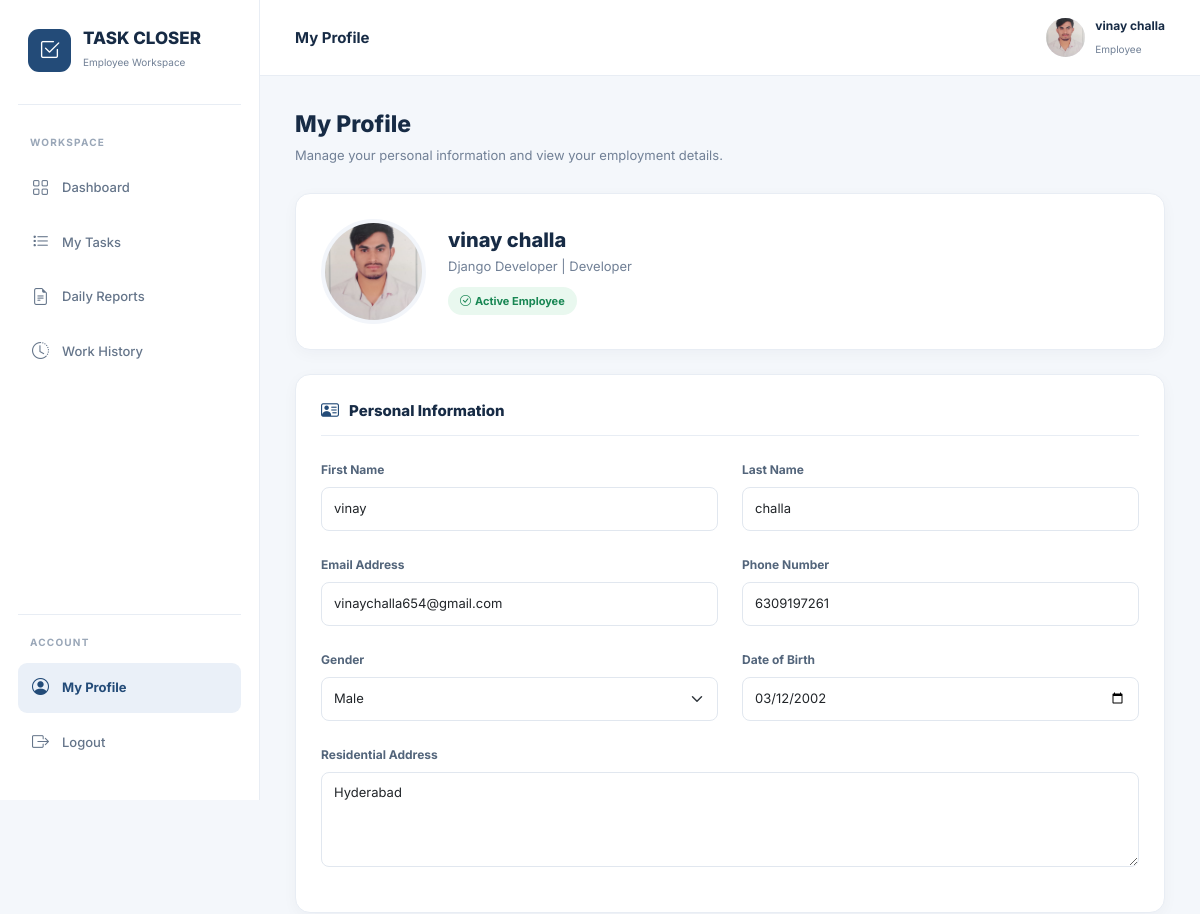
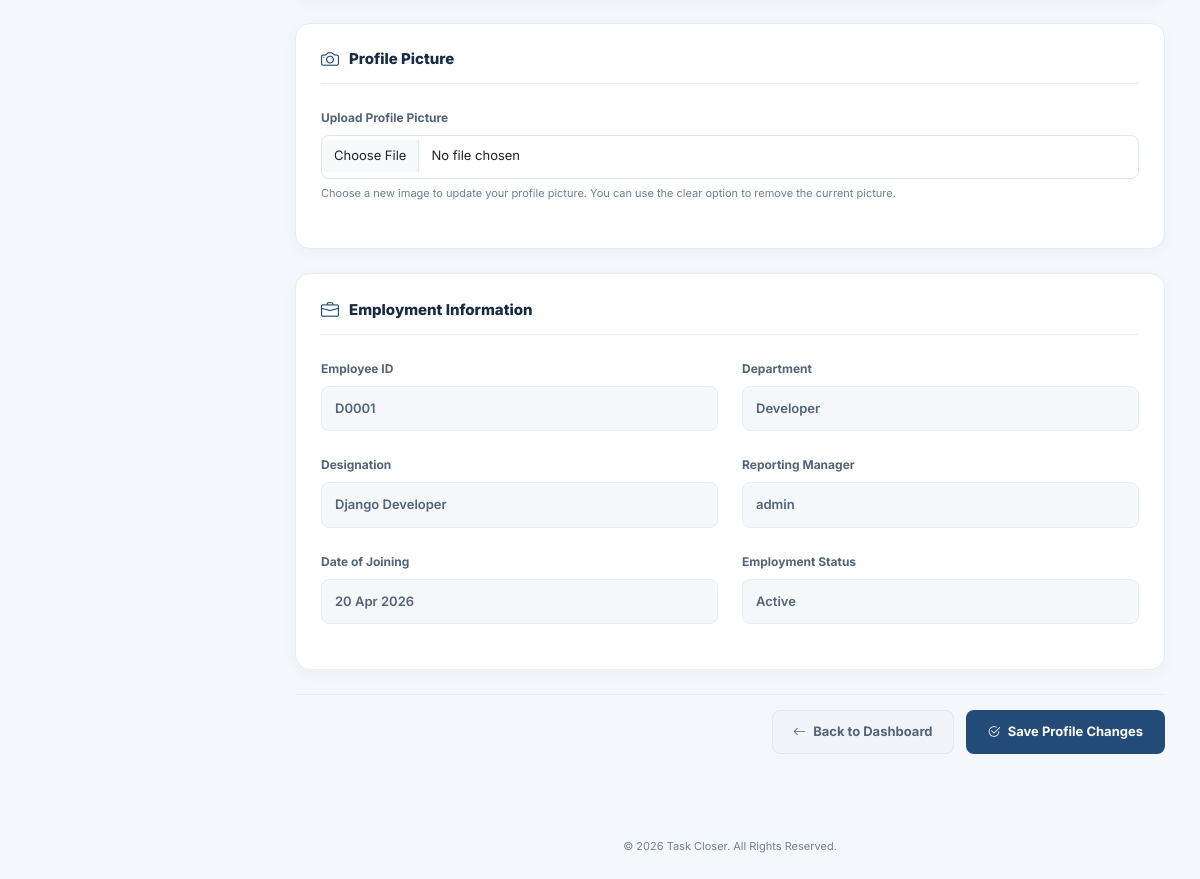
/employees/my-profile/ (signed in), run on the app's committed database (2 pictures, top to bottom).
### accounts/models.py (models this page shows, shortened)
class CustomUser(AbstractUser):
    date_joined = None
    class Role(models.TextChoices):
        ADMIN = 'ADMIN', 'Admin'
        EMPLOYEE = 'EMPLOYEE', 'Employee'
    role = models.CharField(
        max_length=20,
        choices=Role.choices,
        default=Role.EMPLOYEE
    )
    email = models.EmailField(
        unique=True,
        verbose_name='Email Address'
    )
    phone = models.CharField(
        max_length=15,
        blank=True,
        null=True
    )
    profile_picture = models.ImageField(
        upload_to='profiles/',
        blank=True,
        null=True
    )

### employees/models.py (models this page shows, shortened)
class Employee(models.Model):
    class Gender(models.TextChoices):
        MALE = 'MALE', 'Male'
        FEMALE = 'FEMALE', 'Female'
        OTHER = 'OTHER', 'Other'
    class EmploymentStatus(models.TextChoices):
        ACTIVE = 'ACTIVE', 'Active'
        INACTIVE = 'INACTIVE', 'Inactive'
        RESIGNED = 'RESIGNED', 'Resigned'
    user = models.OneToOneField(
        settings.AUTH_USER_MODEL,
        on_delete=models.CASCADE,
        related_name='employee_profile'
    )
    employee_id = models.CharField(
        max_length=20,
        unique=True
    )
    department = models.CharField(
        max_length=100
    )
    designation = models.CharField(
        max_length=100
    )
    manager = models.ForeignKey(
        settings.AUTH_USER_MODEL,
        on_delete=models.SET_NULL,
        null=True,
        blank=True,
        related_name='managed_employees'
    )
    gender = models.CharField(
        max_length=10,
        choices=Gender.choices,
        blank=True
    )
    date_of_birth = models.DateField(
        null=True,
        blank=True
    )
    date_of_joining = models.DateField(
        null=True,
        blank=True
    )
    address = models.TextField(
        blank=True
    )
    employment_status = models.CharField(
        max_length=20,
        choices=EmploymentStatus.choices,
        default=EmploymentStatus.ACTIVE
    )
    created_at = models.DateTimeField(
        auto_now_add=True
    )
    updated_at = models.DateTimeField(
        auto_now=True
    )
    class Meta:
        verbose_name = 'Employee'
        verbose_name_plural = 'Employees'
        ordering = ['employee_id']

### employees/views.py (the view)
@login_required
def employee_profile(request):
    if request.user.role != 'EMPLOYEE':
        messages.error(
            request,
            'You do not have permission to access this page.'
        )
        return redirect('dashboard:admin_dashboard')
    employee = get_object_or_404(
        Employee.objects.select_related('user', 'manager'),
        user=request.user
    )
    if request.method == 'POST':
        form = EmployeeProfileForm(
            request.POST,
            request.FILES,
            instance=employee
        )
        if form.is_valid():
            form.save()
            messages.success(
                request,
                'Your profile has been updated successfully.'
            )
            return redirect('employees:employee_profile')
        messages.error(
            request,
            'Please correct the errors in the form.'
        )
    else:
        form = EmployeeProfileForm(
            instance=employee
        )
    return render(
        request,
        'employees/employee_profile.html',
        {
            'employee': employee,
            'form': form,
        }
    )

### templates/employees/employee_profile.html (shortened to what this page needs)
{% extends "employee/base.html" %}
{% block page_heading %}My Profile{% endblock %}
{% block profile_active %}active{% endblock %}
{% block content %}
<div class="profile-welcome">
    <h3>My Profile</h3>
    <p>Manage your personal information and view your employment details.</p>
</div>
<div class="profile-card">
    <div class="profile-header">
        <div class="profile-photo">
            {% if request.user.profile_picture %}
                <img src="{{ request.user.profile_picture.url }}"
                     alt="Employee profile picture">
            {% else %}
                {{ request.user.first_name|first|upper|default:request.user.username|first|upper }}
            {% endif %}
        </div>
        <div class="profile-header-info">
            <h4>
                {{ request.user.get_full_name|default:request.user.username }}
            </h4>
            <p>
                {{ employee.designation }} |
                {{ employee.department }}
            </p>
            {% if employee.employment_status == 'ACTIVE' %}
                <span class="profile-status">
                    <i class="bi bi-check-circle me-1"></i>
                    Active Employee
                </span>
            {% elif employee.employment_status == 'INACTIVE' %}
                <span class="profile-status status-inactive">
                    Inactive Employee
                </span>
            {% else %}
                <span class="profile-status status-resigned">
                    Resigned
                </span>
            {% endif %}
        </div>
    </div>
</div>
<form method="POST"
      enctype="multipart/form-data">
    <div class="profile-card">
        <h5 class="profile-section-title">
            <i class="bi bi-person-vcard"></i>
            Personal Information
        </h5>
        <div class="row">
            <div class="col-md-6">
                <div class="profile-field">
                    <label>First Name</label>
                    {{ form.first_name }}
                </div>
            </div>
            <div class="col-md-6">
                <div class="profile-field">
                    <label>Last Name</label>
                    {{ form.last_name }}
                </div>
            </div>
            <div class="col-md-6">
                <div class="profile-field">
                    <label>Email Address</label>
                    {{ form.email }}
                </div>
            </div>
            <div class="col-md-6">
                <div class="profile-field">
                    <label>Phone Number</label>
                    {{ form.phone }}
                </div>
            </div>
            <div class="col-md-6">
                <div class="profile-field">
                    <label>Gender</label>
                    {{ form.gender }}
                </div>
            </div>
            <div class="col-md-6">
                <div class="profile-field">
                    <label>Date of Birth</label>
                    {{ form.date_of_birth }}
                </div>
            </div>
            <div class="col-12">
                <div class="profile-field">
                    <label>Residential Address</label>
                    {{ form.address }}
                </div>
            </div>
        </div>
    </div>
    <div class="profile-card">
        <h5 class="profile-section-title">
            <i class="bi bi-camera"></i>
            Profile Picture
        </h5>
        <div class="profile-field">
            <label>Upload Profile Picture</label>
            {{ form.profile_picture }}
            <small>
                Choose a new image to update your profile picture.
                You can use the clear option to remove the current picture.
            </small>
        </div>
    </div>
    <div class="profile-card">
        <h5 class="profile-section-title">
            <i class="bi bi-briefcase"></i>
            Employment Information
        </h5>
        <div class="row">
            <div class="col-md-6">
                <div class="profile-field">
                    <label>Employee ID</label>
                    <div class="readonly-value">
                        {{ employee.employee_id }}
                    </div>
                </div>
            </div>
            <div class="col-md-6">
                <div class="profile-field">
                    <label>Department</label>
                    <div class="readonly-value">
                        {{ employee.department }}
                    </div>
                </div>
            </div>
            <div class="col-md-6">
                <div class="profile-field">
                    <label>Designation</label>
                    <div class="readonly-value">
                        {{ employee.designation }}
                    </div>
                </div>
            </div>
            <div class="col-md-6">
                <div class="profile-field">
                    <label>Reporting Manager</label>
                    <div class="readonly-value">
                        {% if employee.manager %}
                            {{ employee.manager.get_full_name|default:employee.manager.username }}
                        {% else %}
                            Not Assigned
                        {% endif %}
                    </div>
                </div>
            </div>
            <div class="col-md-6">
                <div class="profile-field">
                    <label>Date of Joining</label>
                    <div class="readonly-value">
                        {{ employee.date_of_joining|date:"d M Y"|default:"Not Provided" }}
                    </div>
                </div>
            </div>
            <div class="col-md-6">
                <div class="profile-field">
                    <label>Employment Status</label>
                    <div class="readonly-value">
                        {{ employee.get_employment_status_display }}
                    </div>
                </div>
            </div>
        </div>
    </div>
    <div class="profile-actions mb-4">
        <a href="{% url 'dashboard:employee_dashboard' %}"
           class="btn-profile-reset">
            <i class="bi bi-arrow-left me-1"></i>
            Back to Dashboard
        </a>
        <button type="submit" class="btn-profile-save">
            <i class="bi bi-check2-circle me-1"></i>
            Save Profile Changes
        </button>
    </div>
</form>
{% endblock %}

### templates/employee/base.html (shortened to what this page needs)
{% load static %}
<!DOCTYPE html>
<html lang="en">
<head>
    <link href="https://cdn.jsdelivr.net/npm/bootstrap@5.3.7/dist/css/bootstrap.min.css"
          rel="stylesheet">
    <link href="https://cdn.jsdelivr.net/npm/bootstrap-icons@1.13.1/font/bootstrap-icons.min.css"
          rel="stylesheet">
</head>
<body>
<aside class="sidebar" id="sidebar">
    <div class="brand">
        <div class="brand-icon">
            <i class="bi bi-check2-square"></i>
        </div>
        <div>
            <h5>TASK CLOSER</h5>
            <small>Employee Workspace</small>
        </div>
    </div>
    <div class="nav-section">
        <div class="nav-label">Workspace</div>
        <a href="{% url 'dashboard:employee_dashboard' %}"
           class="nav-link-custom {% block dashboard_active %}{% endblock %}">
            <i class="bi bi-grid"></i>
            Dashboard
        </a>
        <a href="{% url 'tasks:employee_task_list' %}"
           class="nav-link-custom {% block tasks_active %}{% endblock %}">
            <i class="bi bi-list-task"></i>
            My Tasks
        </a>
        <a href="{% url 'daily_reports:create_daily_report' %}"
           class="nav-link-custom {% block reports_active %}{% endblock %}">
            <i class="bi bi-file-earmark-text"></i>
            Daily Reports
        </a>
        <a href="{% url 'daily_reports:employee_report_history' %}"
           class="nav-link-custom {% block history_active %}{% endblock %}">
            <i class="bi bi-clock-history"></i>
            Work History
        </a>
    </div>
    <div class="sidebar-bottom">
        <div class="nav-label">Account</div>
        <a href="{% url 'employees:employee_profile' %}"
           class="nav-link-custom {% block profile_active %}{% endblock %}">
            <i class="bi bi-person-circle"></i>
            My Profile
        </a>
        <form method="POST" action="{% url 'accounts:logout' %}">
            <button type="submit" class="nav-link-custom">
                <i class="bi bi-box-arrow-right"></i>
                Logout
            </button>
        </form>
    </div>
</aside>
<main class="main-content">
    <header class="topbar">
        <div class="d-flex align-items-center gap-3">
            <h6>{% block page_heading %}Employee Workspace{% endblock %}</h6>
        </div>
        <div class="employee-profile">
            <div class="profile-avatar">
                {% if request.user.profile_picture %}
                    <img src="{{ request.user.profile_picture.url }}"
                         alt="Profile picture">
                {% else %}
                    <i class="bi bi-person"></i>
                {% endif %}
            </div>
            <div class="profile-info">
                <strong>
                    {{ request.user.get_full_name|default:request.user.username }}
                </strong>
                <small>Employee</small>
            </div>
        </div>
    </header>
    <section class="dashboard-content">
        {% block content %}{% endblock %}
    </section>
    <footer class="dashboard-footer">
        &copy; {% now "Y" %} Task Closer. All Rights Reserved.
    </footer>
</main>
</body>
</html>

### data on the page
CustomUser: user.profile_picture (picture), user.get_full_name "vinay challa", first_name "vinay", last_name "challa", email "vinaychalla654@gmail.com", phone "6309197261"
Employee: designation "Django Developer", department "Developer", gender "Male", date_of_birth "03/12/2002", address "Hyderabad", employee_id "D0001", manager.get_full_name "admin", date_of_joining "20 Apr 2026", employment_status "Active"
